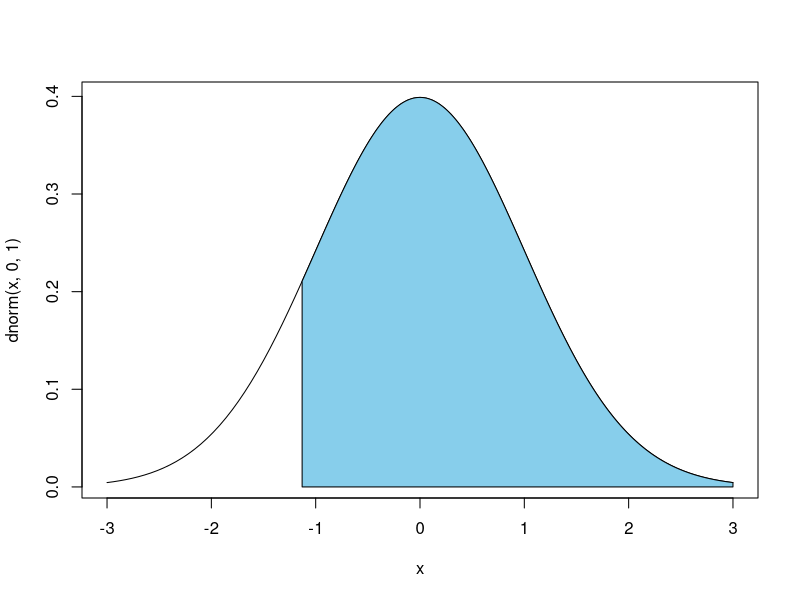
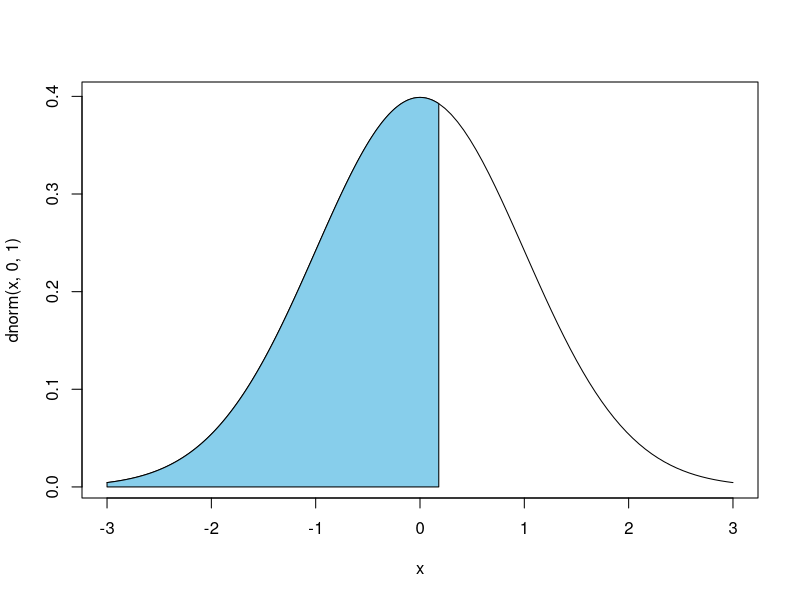
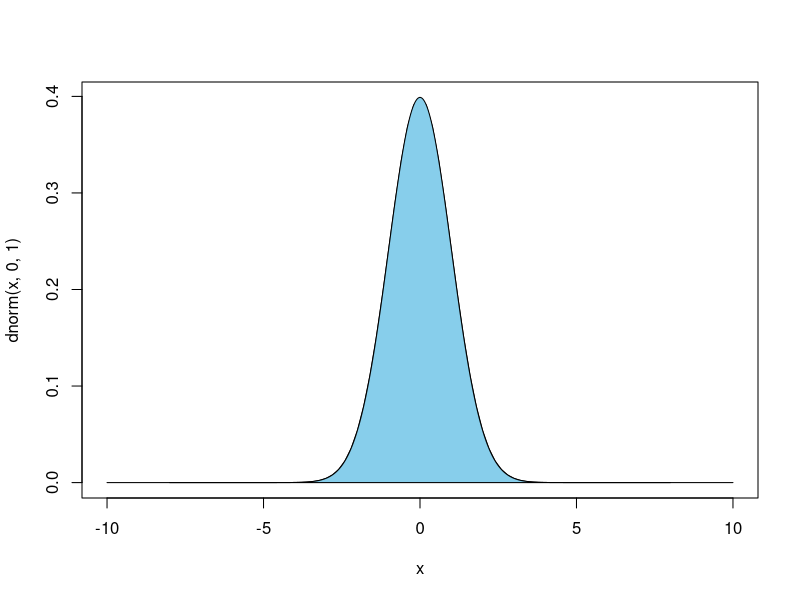
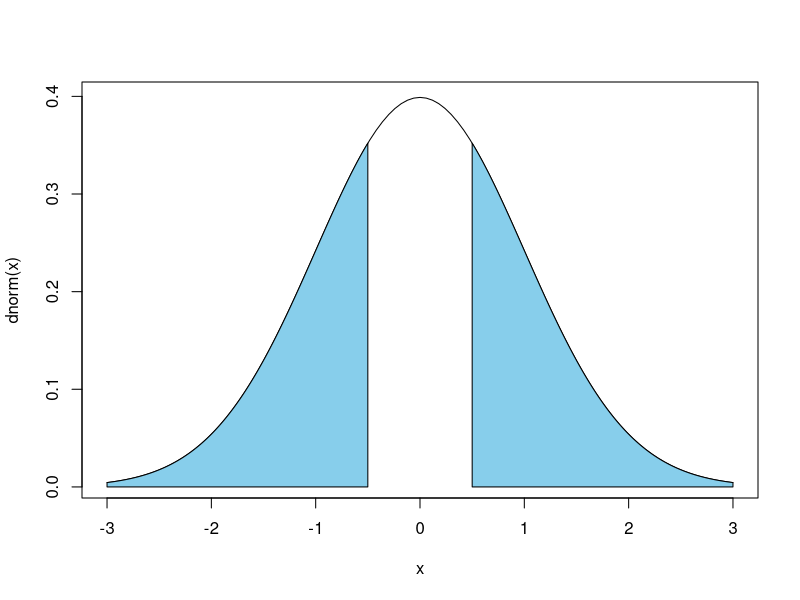

Write R code to recreate these figures, in order.
## ---- chunk 1
knitr::opts_chunk$set(echo = TRUE)
## ---- chunk 2
1 - .1292
# Create data for the area to shade
cord.x <- c(-1.13,seq(-1.13,3,0.01),3) 
cord.y <- c(0,dnorm(seq(-1.13,3,0.01)),0) 

# Make a curve
curve(dnorm(x,0,1), xlim=c(-3,3)) 

# Add the shaded area.
polygon(cord.x,cord.y,col='skyblue')
## ---- chunk 3
print(0.5714)
# Create data for the area to shade
cord.x <- c(-3,seq(-3,0.18,0.01),0.18) 
cord.y <- c(0,dnorm(seq(-3,0.18,0.01)),0) 

# Make a curve
curve(dnorm(x,0,1), xlim=c(-3,3)) 

# Add the shaded area.
polygon(cord.x,cord.y,col='skyblue')
## ---- chunk 4
print(0.9998)
# Create data for the area to shade
cord.x <- c(-8,seq(-8,8,0.01),8) 
cord.y <- c(0,dnorm(seq(-8,8,0.01)),0) 

# Make a curve
curve(dnorm(x,0,1), xlim=c(-10,10)) 

# Add the shaded area.
polygon(cord.x,cord.y,col='skyblue')
## ---- chunk 5
1 - .6915 + .3085
colorArea <- function(from, to, density, ..., col="skyblue", dens=NULL){
  y_seq <- seq(from, to, length.out=500)
  d <- c(0, density(y_seq, ...), 0)
  polygon(c(from, y_seq, to), d, col=col, density=dens)
}

curve(dnorm(x), from=-3, to=3,
      xlab = "x")

colorArea(from=-3, to=qnorm(.3085), dnorm)
colorArea(from=qnorm(0.6915), to=3, dnorm, mean=0, sd=1)
## ---- chunk 6
(4948 - 4313) / 583 
## ---- chunk 7
(5513 - 5261) / 807 
## ---- chunk 8
1 - .8621
## ---- chunk 9
1 - .6217
## ---- chunk 10
#a.
(1 - 0.02)^9 * 0.02
## ---- chunk 11
#b.
(1 - 0.02)^100
## ---- chunk 12
#c.
#average
1 / .02
#SD
sqrt((1 - 0.02) / 0.02^2)
## ---- chunk 13
#d.
#average
1 / .05
#SD
sqrt((1 - 0.05) / 0.05^2)
## ---- chunk 14
36 * (0.15)^3 * (1 - 0.15)^7
